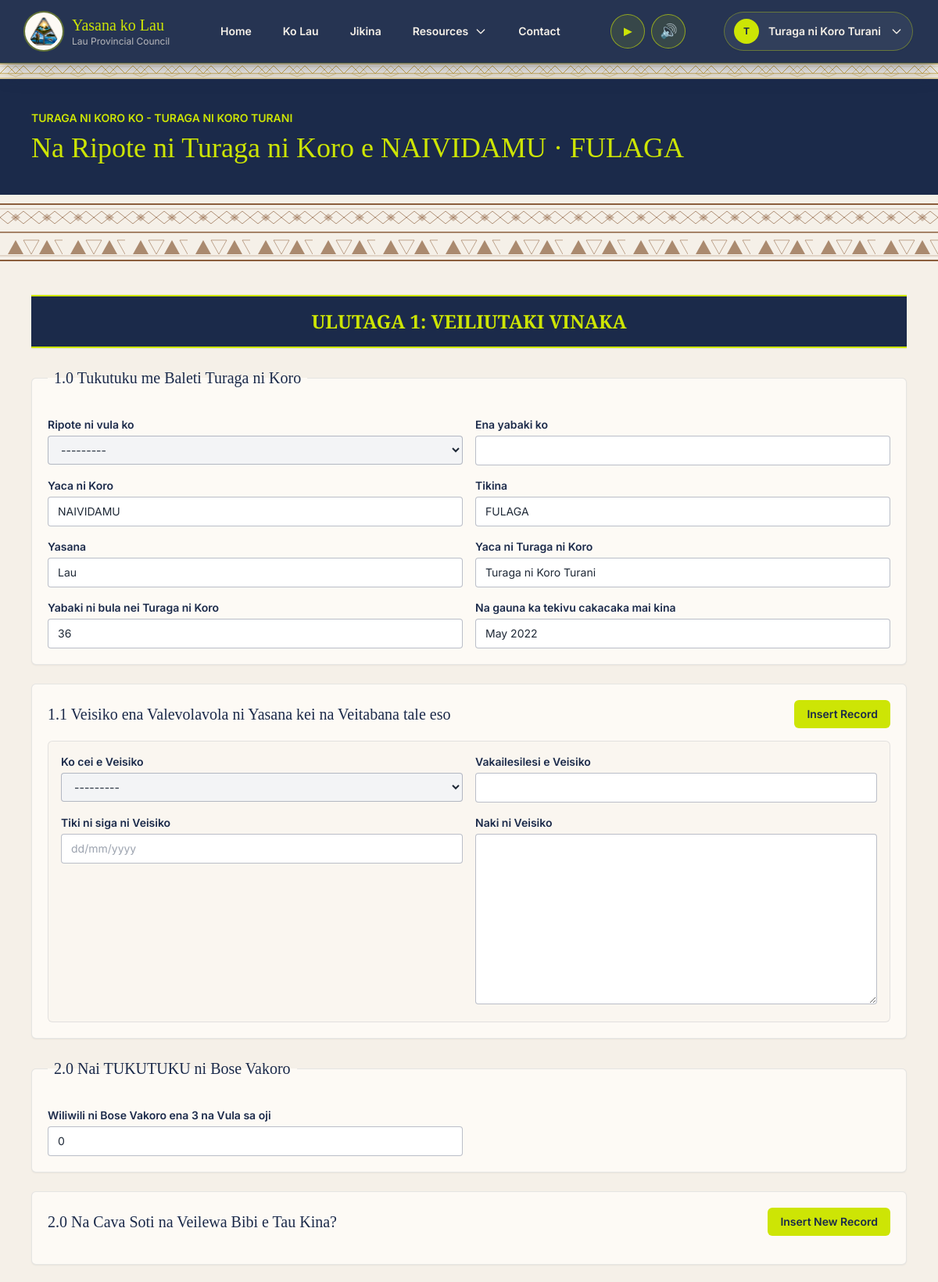
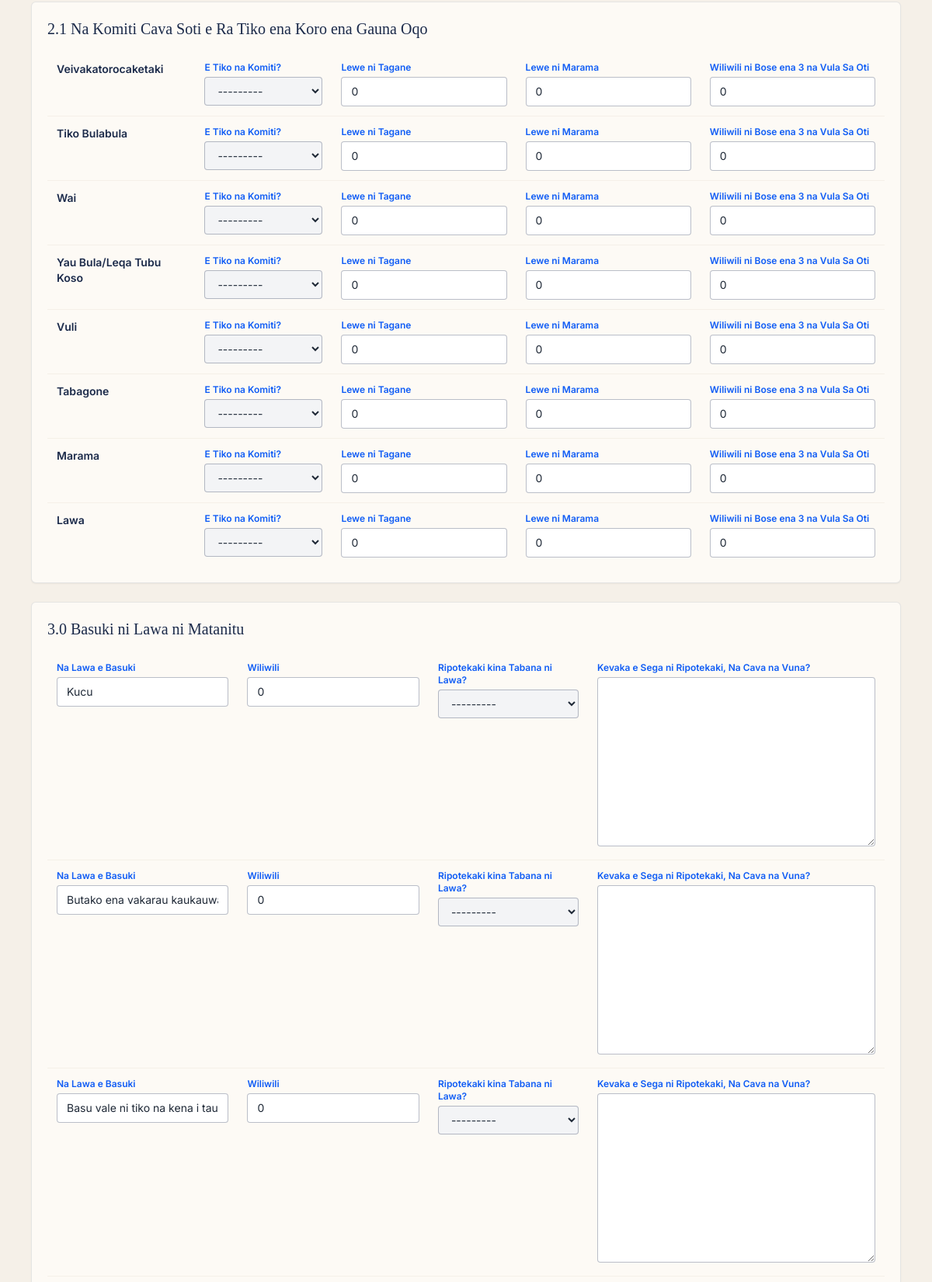
Screenshot of /turani/create/ (signed in, upper part) with the database file from the repository (2 pictures, top to bottom).
### accounts/models.py (models this page shows, shortened)
class TuragaProfile(models.Model):
    TURAGA_NI_KORO = "turaga_ni_koro"
    MATA_NI_TIKINA = "mata_ni_tikina"
    TURAGA_NI_YAVUSA = "turaga_ni_yavusa"
    ROKO = "roko"
    MEMBERSHIP_TYPES = (
        (TURAGA_NI_KORO, "Turaga ni Koro"),
        (MATA_NI_TIKINA, "Mata ni Tikina"),
        (TURAGA_NI_YAVUSA, "Turaga ni Yavusa"),
        (ROKO, "Roko / Provincial Staff"),
    )
    user = models.OneToOneField(
        settings.AUTH_USER_MODEL,
        on_delete=models.CASCADE,
        related_name="turaga_profile",
    )
    membership_type = models.CharField(
        max_length=30,
        choices=MEMBERSHIP_TYPES,
        default=TURAGA_NI_KORO,
    )
    date_of_birth = models.DateField(null=True, blank=True)
    appointment_date = models.DateField(null=True, blank=True)
    village = models.CharField(max_length=150, blank=True)
    district = models.CharField(max_length=150, blank=True)
    province = models.CharField(max_length=150, blank=True)
    phone_number = models.CharField(max_length=30, blank=True)
    tokatoka = models.CharField(max_length=150, blank=True)
    mataqali = models.CharField(max_length=150, blank=True)
    yavusa = models.CharField(max_length=150, blank=True)
    vanua = models.CharField(max_length=150, blank=True)
    created_at = models.DateTimeField(auto_now_add=True)
    updated_at = models.DateTimeField(auto_now=True)
    @property
    def full_name(self):
        return self.user.get_full_name().strip() or self.user.username
    @property
    def age(self):
        if not self.date_of_birth:
            return None
        today = date.today()
        return today.year - self.date_of_birth.year - (
            (today.month, today.day) < (self.date_of_birth.month, self.date_of_birth.day)
        )
    @property
    def is_complete(self):
        common = [self.user.first_name, self.user.last_name, self.province]
        if self.membership_type == self.TURAGA_NI_KORO:
            required = [self.date_of_birth, self.appointment_date, self.village, self.district]
        elif self.membership_type == self.MATA_NI_TIKINA:
            required = [self.date_of_birth, self.village, self.district]
        elif self.membership_type == self.TURAGA_NI_YAVUSA:
            required = [self.tokatoka, self.mataqali, self.yavusa, self.vanua]
        else:
            required = []
        return all(common + required)

### turani/views.py (the view)
# urls.py: path("create/", views.report_create, name="report_create"),
@membership_required(TuragaProfile.TURAGA_NI_KORO)
def report_create(request):
    profile, defaults = _profile_report_defaults(request.user)
    report = TNKReport(**defaults)
    return _handle_report_form(request, report, profile, initial_seeds=True)

### turani/forms.py (called while the page is built)
def style_widget(field):
    widget = field.widget
    if isinstance(field, forms.DateField):
        field.input_formats = DATE_INPUT_FORMATS
        widget.format = DATE_DISPLAY_FORMAT
    if isinstance(widget, forms.CheckboxInput):
        widget.attrs.update({"class": CHECKBOX})
    elif isinstance(widget, forms.Select):
        widget.attrs.update({"class": SELECT})
    elif isinstance(widget, forms.Textarea):
        widget.attrs.update({
            "class": AREA,
            "rows": widget.attrs.get("rows", 3),
        })
    else:
        widget.attrs.update({"class": INPUT})
    if isinstance(field, forms.DateField):
        widget.attrs.update({
            "type": "text",
            "placeholder": "dd/mm/yyyy",
            "inputmode": "numeric",
        })

    def add_fields(self, form, index):
        super().add_fields(form, index)
        labels = FIJIAN_INLINE_LABELS.get(form._meta.model.__name__, {})
        for name, field in form.fields.items():
            field.label = labels.get(name, field.label)
            style_widget(field)

### turani/views.py (called while the page is built)
def _profile_report_defaults(user):
    profile, _ = TuragaProfile.objects.get_or_create(user=user)
    return profile, {
        "owner": user,
        "village": profile.village,
        "district": profile.district,
        "province": profile.province,
        "village_headman_name": profile.full_name,
        "village_headman_age": profile.age,
        "appointment_month_year": profile.appointment_date.strftime("%B %Y")
        if profile.appointment_date
        else "",
    }

def _form_fields(form, names):
    return [form[name] for name in names if name in form.fields]

def _matrix_rows(formset, row_choices, column_count):
    forms = list(formset.forms)
    return [
        (label, forms[index * column_count : (index + 1) * column_count])
        for index, (_, label) in enumerate(row_choices)
    ]

def _waste_instance(report):
    if not report.pk:
        return None
    try:
        return report.waste_management
    except WasteManagement.DoesNotExist:
        return None

### templates/turani/report_form.html (shortened to what this page needs)
{% extends "base.html" %}
{% block content %}
<section class="bg-lau-navy text-lau-cream">
  <div class="mx-auto max-w-6xl px-4 py-10">
    <h2 class="text-sm font-semibold uppercase text-lau-gold">
      Turaga ni Koro ko - {{ profile.full_name }}
    </h2>
    <h1 class="mt-2 font-display text-2xl text-lau-gold sm:text-4xl">
      Na Ripote ni Turaga ni Koro e {{ profile.village }} &middot; {{ profile.district }}
    </h1>
  </div>
</section>
{% include "partials/masi_divider.html" %}
<form method="post" class="tnk-report-form mx-auto max-w-6xl px-3 py-5 sm:px-4 sm:py-8">
  <div class="space-y-6">
    {% for block in form_blocks %}
      {% if block.type == "chapter" %}
        <div class="border-y-2 border-lau-gold bg-lau-navy px-4 py-3 text-center shadow-sm sm:px-5 sm:py-4">
          <h2 class="font-display text-lg font-semibold text-lau-gold sm:text-2xl">
            {{ block.title }}
          </h2>
        </div>
      {% endif %}
      {% if block.type == "section" %}
        <fieldset class="rounded-md border border-lau-navy/10 bg-lau-white p-5 shadow-sm">
          <legend class="px-2 font-display text-xl text-lau-navy">
            {{ block.title }}
          </legend>
          <div class="mt-4 grid gap-4 md:grid-cols-2">
            {% for field in block.fields %}
              <div class="{% if field.field.widget.input_type == 'textarea' %}md:col-span-2{% endif %}">
                <label class="mb-1 block text-sm font-semibold text-lau-navy" for="{{ field.id_for_label }}">
                  {{ field.label }}
                </label>
                {{ field }}
              </div>
            {% endfor %}
          </div>
        </fieldset>
      {% endif %}
      {% if block.type == "formset" %}
          {% if block.key == "visits" %}
            <section class="rounded-md border border-lau-navy/10 bg-lau-white p-5 shadow-sm">
              <div class="flex items-center justify-between gap-4">
                <h2 class="font-display text-xl text-lau-navy">
                  {{ block.title }}
                </h2>
                <button type="button"
                        id="add-visit-btn"
                        class="rounded-md bg-lau-gold px-4 py-2 text-sm font-semibold text-lau-navy">
                  Insert Record
                </button>
              </div>
              <div id="visits-formset" class="mt-4 space-y-4">
                {% for row in block.formset %}
                  <div class="visit-card rounded-md border border-lau-navy/10 bg-lau-cream/40 p-4">
                    <div class="grid gap-4 md:grid-cols-2">
                      {% for field in row.visible_fields %}
                        {% if field.name != "DELETE" %}
                          <div class="{% if field.field.widget.input_type == 'textarea' %}md:col-span-2{% endif %}">
                            <label class="mb-1 block text-sm font-semibold text-lau-navy" for="{{ field.id_for_label }}">
                              {{ field.label }}
                            </label>
                            {{ field }}
                          </div>
                        {% endif %}
                      {% endfor %}
                    </div>
                  </div>
                {% endfor %}
              </div>
            </section>
          {% else %}
            <section class="rounded-md border border-lau-navy/10 bg-lau-white p-5 shadow-sm">
              <div class="flex items-center justify-between gap-4">
                <h2 class="font-display text-xl text-lau-navy">
                  {{ block.title }}
                </h2>
                {% if block.formset.can_delete or block.allow_add %}
                  <button type="button"
                          data-add-row="{{ block.formset.prefix }}"
                          class="shrink-0 rounded-md bg-lau-gold px-4 py-2 text-sm font-semibold text-lau-navy">
                    Insert New Record
                  </button>
                {% endif %}
              </div>
              <div id="formset-{{ block.formset.prefix }}" class="mt-4 overflow-x-auto">
                <table class="min-w-full text-left text-sm">
                  <tbody class="divide-y divide-lau-cream">
                    {% for row in block.formset %}
                      <tr>
                        {% if block.key == "committees" %}
                          <td class="min-w-44 px-3 py-3 align-top font-semibold text-lau-navy">
                            {{ row.committee_label }}
                          </td>
                        {% endif %}
                        {% for field in row.visible_fields %}
                          {% if field.name != "DELETE" %}
                            <td class="min-w-44 px-3 py-3 align-top">
                              <label class="mb-1 block text-xs font-semibold text-lau-muted" for="{{ field.id_for_label }}">
                                {{ field.label }}
                              </label>
                              {{ field }}
                            </td>
                          {% endif %}
                        {% endfor %}
                      </tr>
                    {% endfor %}
                  </tbody>
                </table>
              </div>
            </section>
          {% endif %}
      {% endif %}
    {% endfor %}
  </div>
</form>
{% endblock %}

### templates/partials/navbar.html (shortened to what this page needs)
{% load static %}
<header class="sticky top-0 z-40 border-b border-lau-gold/20 bg-lau-navy/95 text-lau-cream shadow-xl shadow-lau-navy/20 backdrop-blur">
  <div class="mx-auto max-w-7xl px-4 sm:px-6 lg:px-8">
    <div class="flex min-h-20 items-center justify-between gap-4">
      <a href="{% url 'public:home' %}" class="flex min-w-0 items-center gap-3 rounded-md outline-none transition hover:text-lau-gold focus-visible:ring-2 focus-visible:ring-lau-gold" aria-label="Yasana ko Lau home">
        <img src="{% static 'images/logo_lau.png' %}" alt="Yasana ko Lau Crest" class="h-12 w-12 rounded-full bg-lau-white object-contain p-1 ring-2 ring-lau-gold/35">
        <span class="min-w-0">
          <span class="block font-display text-xl leading-tight text-lau-gold">Yasana ko Lau</span>
          <span class="block text-xs text-lau-cream/70">Lau Provincial Council</span>
        </span>
      </a>
      <nav class="hidden items-center gap-2 text-sm font-semibold md:flex" aria-label="Primary navigation">
        <a href="{% url 'public:home' %}" class="min-h-11 rounded-full px-4 py-3 transition hover:bg-white/10 hover:text-lau-gold focus-visible:outline-none focus-visible:ring-2 focus-visible:ring-lau-gold {% if request.path == '/' %}bg-white/10 text-lau-gold{% endif %}">
          Home
        </a>
        <a href="{% url 'public:about' %}" class="min-h-11 rounded-full px-4 py-3 transition hover:bg-white/10 hover:text-lau-gold focus-visible:outline-none focus-visible:ring-2 focus-visible:ring-lau-gold {% if request.path == '/about/' %}bg-white/10 text-lau-gold{% endif %}">
          Ko Lau
        </a>
        <a href="{% url 'tikina:list' %}" class="min-h-11 rounded-full px-4 py-3 transition hover:bg-white/10 hover:text-lau-gold focus-visible:outline-none focus-visible:ring-2 focus-visible:ring-lau-gold {% if request.path == '/tikina/' %}bg-white/10 text-lau-gold{% endif %}">
          Jikina
        </a>
        <div class="relative" x-data="{ open: false }" @mouseenter="open = true" @mouseleave="open = false" @click.outside="open = false">
          <button type="button" @click="open = !open" class="flex min-h-11 items-center gap-2 rounded-full px-4 py-3 transition hover:bg-white/10 hover:text-lau-gold focus-visible:outline-none focus-visible:ring-2 focus-visible:ring-lau-gold " :aria-expanded="open.toString()">
            Resources
            <svg class="h-4 w-4 transition-transform duration-200" :class="{ 'rotate-180': open }" fill="none" stroke="currentColor" stroke-width="2" viewBox="0 0 24 24" aria-hidden="true">
              <path stroke-linecap="round" stroke-linejoin="round" d="M19 9l-7 7-7-7"></path>
            </svg>
          </button>
        </div>
        <a href="{% url 'public:contact' %}" class="min-h-11 rounded-full px-4 py-3 transition hover:bg-white/10 hover:text-lau-gold focus-visible:outline-none focus-visible:ring-2 focus-visible:ring-lau-gold {% if request.path == '/contact/' %}bg-white/10 text-lau-gold{% endif %}">
          Contact
        </a>
      </nav>
      <div class="flex items-center gap-2" aria-label="Polotu audio controls">
        <button id="audioPlayToggle" class="grid h-11 w-11 shrink-0 place-items-center rounded-full border border-lau-gold/60 bg-lau-gold/10 text-lg text-lau-gold transition hover:bg-lau-gold hover:text-lau-navy focus:outline-none focus:ring-2 focus:ring-lau-gold focus:ring-offset-2 focus:ring-offset-lau-navy" type="button" aria-label="Play polotu" aria-pressed="false" title="Play polotu">
          <span aria-hidden="true">&#9658;</span>
        </button>
        <button id="audioMuteToggle" class="grid h-11 w-11 shrink-0 place-items-center rounded-full border border-lau-gold/60 bg-lau-gold/10 text-lg text-lau-gold transition hover:bg-lau-gold hover:text-lau-navy focus:outline-none focus:ring-2 focus:ring-lau-gold focus:ring-offset-2 focus:ring-offset-lau-navy" type="button" aria-label="Mute polotu" aria-pressed="false" title="Mute polotu">
          <span aria-hidden="true">&#128266;</span>
        </button>
      </div>
      <div class="hidden items-center gap-3 md:flex">
        {% if user.is_authenticated %}
          <div class="relative" x-data="{ open: false }" @mouseenter="open = true" @mouseleave="open = false" @click.outside="open = false">
            <button type="button" @click="open = !open" class="flex min-h-11 items-center gap-3 rounded-full border border-lau-gold/35 bg-white/5 px-3 py-2 text-sm font-semibold text-lau-cream shadow-sm transition hover:border-lau-gold hover:bg-lau-gold/10 hover:text-lau-gold focus-visible:outline-none focus-visible:ring-2 focus-visible:ring-lau-gold" :aria-expanded="open.toString()">
              <span class="grid h-8 w-8 place-items-center rounded-full bg-lau-gold text-xs font-bold uppercase text-lau-navy">
                {{ user.first_name|default:user.username|slice:":1" }}
              </span>
              <span class="max-w-36 truncate">{{ user.get_full_name|default:user.username }}</span>
              <svg class="h-4 w-4 transition-transform duration-200" :class="{ 'rotate-180': open }" fill="none" stroke="currentColor" stroke-width="2" viewBox="0 0 24 24" aria-hidden="true">
                <path stroke-linecap="round" stroke-linejoin="round" d="M19 9l-7 7-7-7"></path>
              </svg>
            </button>
          </div>
        {% else %}
          <a href="{% url 'accounts:login' %}" class="min-h-11 rounded-full bg-lau-gold px-5 py-3 text-sm font-semibold text-lau-navy shadow-sm transition hover:bg-lau-cream hover:text-lau-navy focus-visible:outline-none focus-visible:ring-2 focus-visible:ring-lau-gold">Login</a>
        {% endif %}
      </div>
    </div>
  </div>
</header>

### rows the page displays
TuragaProfile: full_name "TURAGA NI KORO TURANI", village "NAIVIDAMU", district "FULAGA", fields "NAIVIDAMU" "FULAGA" "Lau"

### other values shown
{{ user.first_name|default:user.username|slice:":1" }} "T"
{{ user.get_full_name|default:user.username }} "Turaga ni Koro Turani"
{{ block.title }} "ULUTAGA 1: VEILIUTAKI VINAKA"
{{ block.title }} "1.0 Tukutuku me Baleti Turaga ni Koro" "2.0 Nai TUKUTUKU ni Bose Vakoro"
{{ field.label }} "Ripote ni vula ko" "Ena yabaki ko" "Yaca ni Koro" "Tikina" "Yasana" "Yaca ni Turaga ni Koro" "Yabaki ni bula nei Turaga ni Koro" "Na gauna ka tekivu cakacaka mai kina" "Wiliwili ni Bose Vakoro ena 3 na Vula sa oji"
{{ block.title }} "1.1 Veisiko ena Valevolavola ni Yasana kei na Veitabana tale eso"
{{ field.label }} "Ko cei e Veisiko" "Vakailesilesi e Veisiko" "Tiki ni siga ni Veisiko" "Naki ni Veisiko"
{{ block.title }} "2.0 Na Cava Soti na Veilewa Bibi e Tau Kina?" "2.1 Na Komiti Cava Soti e Ra Tiko ena Koro ena Gauna Oqo" "3.0 Basuki ni Lawa ni Matanitu"
{{ row.committee_label }} "Veivakatorocaketaki" "Tiko Bulabula" "Wai" "Yau Bula/Leqa Tubu Koso" "Vuli" "Tabagone" "Marama" "Lawa"
{{ field.label }} "E Tiko na Komiti?" "Lewe ni Tagane" "Lewe ni Marama" "Wiliwili ni Bose ena 3 na Vula Sa Oti" "E Tiko na Komiti?" "Lewe ni Tagane" "Lewe ni Marama" "Wiliwili ni Bose ena 3 na Vula Sa Oti" "E Tiko na Komiti?" "Lewe ni Tagane" "Lewe ni Marama" "Wiliwili ni Bose ena 3 na Vula Sa Oti" "E Tiko na Komiti?" "Lewe ni Tagane" "Lewe ni Marama" "Wiliwili ni Bose ena 3 na Vula Sa Oti" "E Tiko na Komiti?" "Lewe ni Tagane" "Lewe ni Marama" "Wiliwili ni Bose ena 3 na Vula Sa Oti" "E Tiko na Komiti?" "Lewe ni Tagane" "Lewe ni Marama" "Wiliwili ni Bose ena 3 na Vula Sa Oti" "E Tiko na Komiti?" "Lewe ni Tagane" "Lewe ni Marama" "Wiliwili ni Bose ena 3 na Vula Sa Oti" "E Tiko na Komiti?" "Lewe ni Tagane" "Lewe ni Marama" "Wiliwili ni Bose ena 3 na Vula Sa Oti" "Na Lawa e Basuki" "Wiliwili" "Ripotekaki kina Tabana ni Lawa?" "Kevaka e Sega ni Ripotekaki, Na Cava na Vuna?" "Na Lawa e Basuki" "Wiliwili" "Ripotekaki kina Tabana ni Lawa?" "Kevaka e Sega ni Ripotekaki, Na Cava na Vuna?" "Na Lawa e Basuki" "Wiliwili" "Ripotekaki kina Tabana ni Lawa?" "Kevaka e Sega ni Ripotekaki, Na Cava na Vuna?"
